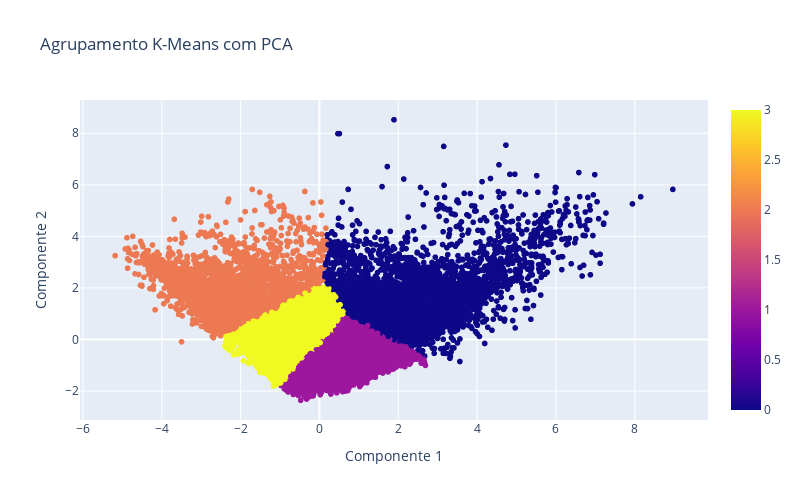

The cell this chart's notebook holds for it:
### Code cell
graf1 = px.scatter(x = df_num_pca[:,0], y = df_num_pca[:,1], color=classificacao)
graf2 = px.scatter(x = centroides[:,0], y = centroides[:,1], size = [15, 15, 15, 15])
graf3 = go.Figure(data = graf1.data + graf2.data)
graf3.update_layout(width=800,height=500,title_text='Agrupamento K-Means com PCA')
graf3.update_xaxes(title = 'Componente 1')
graf3.update_yaxes(title = 'Componente 2')
graf3.show()

### Figure 1 — Plotly figure (JSON) as saved in the notebook; plotly's stock layout.template omitted (floating-point values rounded to 4 significant figures; data arrays with more than 128 entries replaced by an {"elided": "..."} marker saying what was removed)
{"data": [{"hovertemplate": "x=%{x}<br>y=%{y}<br>color=%{marker.color}<extra></extra>", "legendgroup": "", "marker": {"color": {"elided": "35720 int values"}, "coloraxis": "coloraxis", "symbol": "circle"}, "mode": "markers", "name": "", "showlegend": false, "type": "scattergl", "x": {"elided": "35720 float values"}, "xaxis": "x", "y": {"elided": "35720 float values"}, "yaxis": "y"}, {"hovertemplate": "x=%{x}<br>y=%{y}<br>size=%{marker.size}<extra></extra>", "legendgroup": "", "marker": {"color": "#636efa", "size": [15, 15, 15, 15], "sizemode": "area", "sizeref": 0.0375, "symbol": "circle"}, "mode": "markers", "name": "", "orientation": "v", "showlegend": false, "type": "scatter", "x": [2.547, 0.4491, -2.321, -0.8654], "xaxis": "x", "y": [1.544, -0.9011, 1.682, -0.07068], "yaxis": "y"}], "layout": {"height": 500, "title": {"text": "Agrupamento K-Means com PCA"}, "width": 800, "xaxis": {"title": {"text": "Componente 1"}}, "yaxis": {"title": {"text": "Componente 2"}}}}
